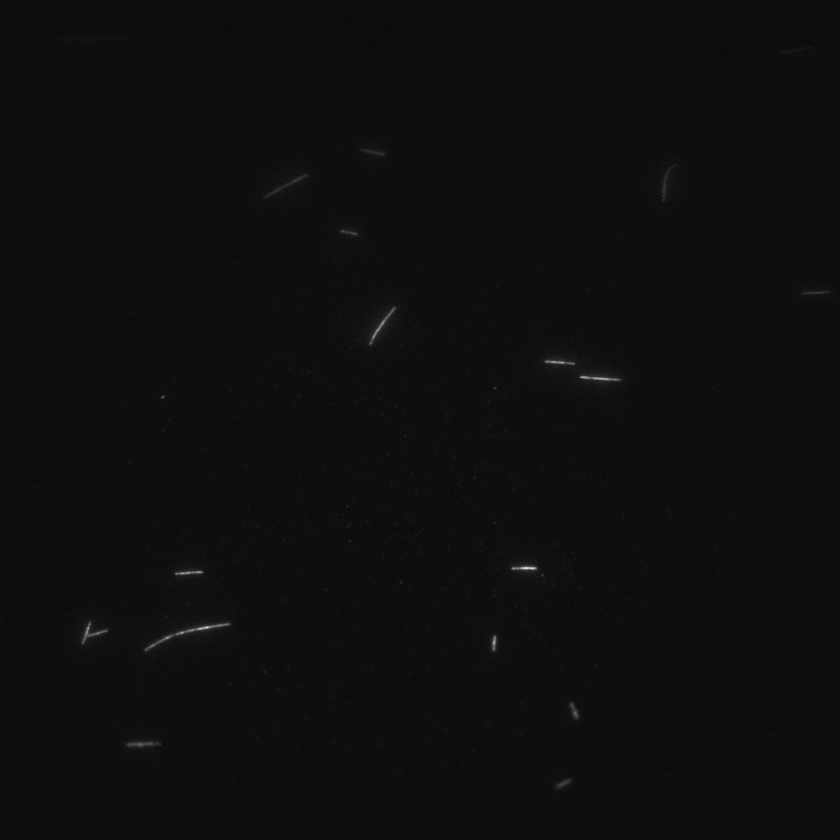
#> input picture Edge_Detection/8bit_tiff_file/Composite_z001_c001.tif, 840 x 840 px, shrunk from 1200 x 1200 before the run, found by its file name; its folder holds only this picture in this run
$ python Sequence_Images_Edge_Detection.py   (older library calls are emulated)
#> lines starting #> are read from the running program, lines starting #| are printed output that depends on the picture; after the words box and inside, x2 and y2 are one past the last pixel; in counts of white or black regions, pixels touching at a corner belong together
import os
os.environ['DISPLAY'] = ':1'
from scipy.spatial import distance as dist
from imutils import perspective
from imutils import contours
from PIL import Image
import numpy as np
import argparse
import imutils
import cv2
from cv2 import drawContours
import matplotlib.pyplot as plt
from scipy import interpolate
from sklearn.tree import DecisionTreeRegressor
from sklearn.linear_model import LinearRegression
import pwlf

array_of_img = [] # this if for store all of the image data
# this function is for read image,the input is directory name
def read_directory(directory):
    # this loop is for read each image in this foder,directory_name is the foder name with images.
#> called with directory = 'Edge_Detection/8bit_tiff_file'
    for filename in os.listdir(r"./"+ directory):
        #print(filename) #just for test
        #img is used to store the image data
        tiff_image = cv2.imread(directory + "/" + filename, cv2.IMREAD_ANYCOLOR | cv2.IMREAD_ANYDEPTH)
#> tiff_image is the input picture: shape (840, 840); min 7, max 229, mean 14.1
        img = cv2.normalize(tiff_image, None, 0, 255, cv2.NORM_MINMAX, dtype=cv2.CV_8U)
        array_of_img.append(img)
        # [4 lines of commented-out code are left out]

read_directory("Edge_Detection/8bit_tiff_file")

# center point
def midpoint(ptA, ptB):
	return ((ptA[0] + ptB[0]) * 0.5, (ptA[1] + ptB[1]) * 0.5)

Length_Micotubulues = []

for image in array_of_img:
    # gray grade
	#gray = cv2.cvtColor(image, cv2.COLOR_BGR2GRAY)

	# bilateral filter
	bilateral = cv2.bilateralFilter(image,3,1,1)

	# median filter
	median = cv2.medianBlur(image,3)
	#cv2.imshow("median", median)

	# gauss filter to denoise
	gauss = cv2.GaussianBlur(image, (5, 5), 0)

	# edge detection
	#median = np.uint8(median)
	edged = cv2.Canny(gauss, 30, 120)
	#cv2.imshow("edge", edged)

	# fill up the gap within objects
	edged = cv2.dilate(edged, None, iterations=1)
	edged = cv2.erode(edged, None, iterations=1)

	#cv2.imshow("edge_filled", edged)

	# find objects
	cnts = cv2.findContours(edged.copy(), cv2.RETR_EXTERNAL, cv2.CHAIN_APPROX_SIMPLE)
	cnts = imutils.grab_contours(cnts)

	#print(len(cnts))
	# order the sequence from left to right of the object
	if len(cnts) > 0:
		cnts = contours.sort_contours(cnts)[0]

	#creating date list for each image
	boxes = []

	tltrX_list = []
	tltrY_list = []
	blbrX_list = []
	blbrY_list = []

	tlblX_list = []
	tlblY_list = []
	trbrX_list = []
	trbrY_list = []

	dA_list = []
	dB_list = []

	#caculate the length
	for c in cnts:
    	# if it's too samll, it might be noise, just ignore it
		if cv2.contourArea(c) < 30:
			continue

		orig = image.copy()
		box = cv2.minAreaRect(c)
		box = cv2.cv.BoxPoints(box) if imutils.is_cv2() else cv2.boxPoints(box)
		box = np.array(box, dtype="int")

		box = perspective.order_points(box)

		boxes.append(box.astype("int"))

		#cv2.drawContours(orig, [box.astype("int")], -1, (0, 255, 0), 2)

		#for (x, y) in box:
			#cv2.circle(orig, (int(x), int(y)), 5, (0, 0, 255), -1)

		(tl, tr, br, bl) = box
		(tltrX, tltrY) = midpoint(tl, tr)
		(blbrX, blbrY) = midpoint(bl, br)

		(tlblX, tlblY) = midpoint(tl, bl)
		(trbrX, trbrY) = midpoint(tr, br)

		tltrX_list.append(tltrX)
		tltrY_list.append(tltrY)
		blbrX_list.append(blbrX)
		blbrY_list.append(blbrY)

		tlblX_list.append(tlblX)
		tlblY_list.append(tlblY)
		trbrX_list.append(trbrX)
		trbrY_list.append(trbrY)

		dA = dist.euclidean((tltrX, tltrY), (blbrX, blbrY))
		dB = dist.euclidean((tlblX, tlblY), (trbrX, trbrY))

		dA_list.append(dA)
		dB_list.append(dB)

	#transfer data type from list to array
	tltrX_list = np.array(tltrX_list)
	tltrY_list = np.array(tltrY_list)
	blbrX_list = np.array(blbrX_list)
	blbrY_list = np.array(blbrY_list)

	tlblX_list = np.array(tlblX_list)
	tlblY_list = np.array(tlblY_list)
	trbrX_list = np.array(trbrX_list)
	trbrY_list = np.array(trbrY_list)

	#the list of length of each Microtubule in each image
	#print(len(dB_list))

	Length_Micotubulues.append(dB_list)

	img = image.copy()
	for i in range(len(tltrX_list)):
		cv2.line(img, (int(tltrX_list[i]), int(tltrY_list[i])), (int(blbrX_list[i]), int(blbrY_list[i])),(255, 0, 255), 2)
		cv2.line(img, (int(tlblX_list[i]), int(tlblY_list[i])), (int(trbrX_list[i]), int(trbrY_list[i])),(255, 0, 255), 2)
		cv2.putText(img, "{:.1f}".format(dA_list[i]), (int(tltrX_list[i] - 15), int(tltrY_list[i] - 10)), cv2.FONT_HERSHEY_SIMPLEX, 0.65, (255, 255, 255), 2)
		cv2.putText(img, "{:.1f}".format(dB_list[i]), (int(trbrX_list[i] + 10), int(trbrY_list[i])), cv2.FONT_HERSHEY_SIMPLEX,0.65, (255, 255, 255), 2)

	cv2.imshow("Image", img)

	img_box = image.copy()
	for k in range(len(boxes)):
		cv2.drawContours(img_box, [boxes[k].astype("int")], -1, (0, 255, 0), 2)

	#cv2.imshow("Image_box", img_box)

	cv2.waitKey(0)
#> this loop made 1 pass
#> pass 1, `edged = cv2.Canny(gauss, 30, 120)`:
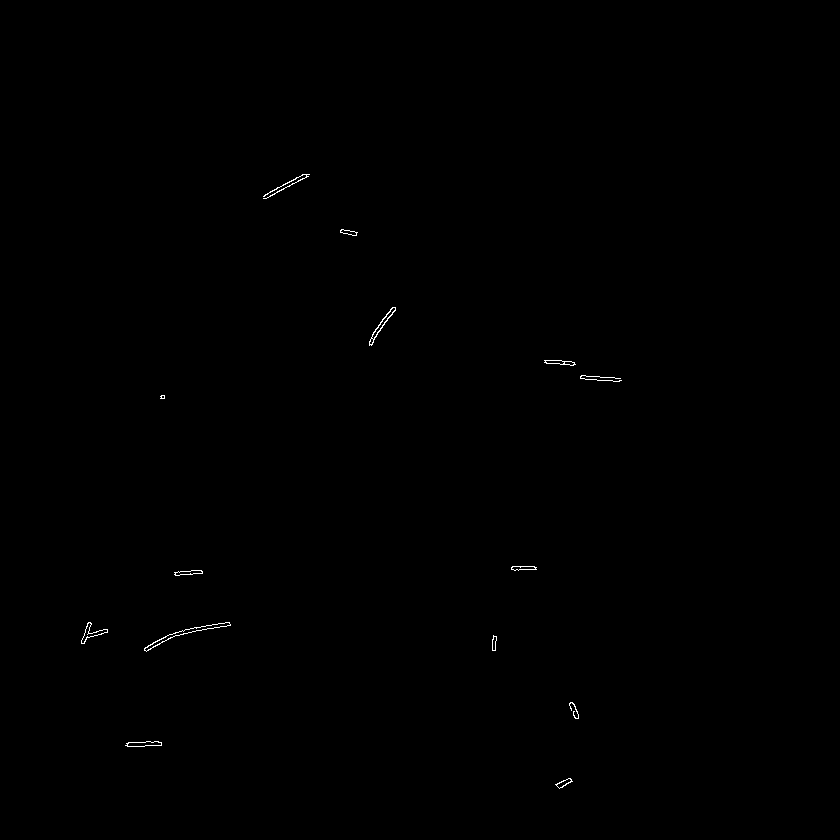
#> edged: shape (840, 840); 0.15% white in thin lines or dots, all inside (x1, y1, x2, y2) = (81, 174, 622, 789)
#> after the loop:
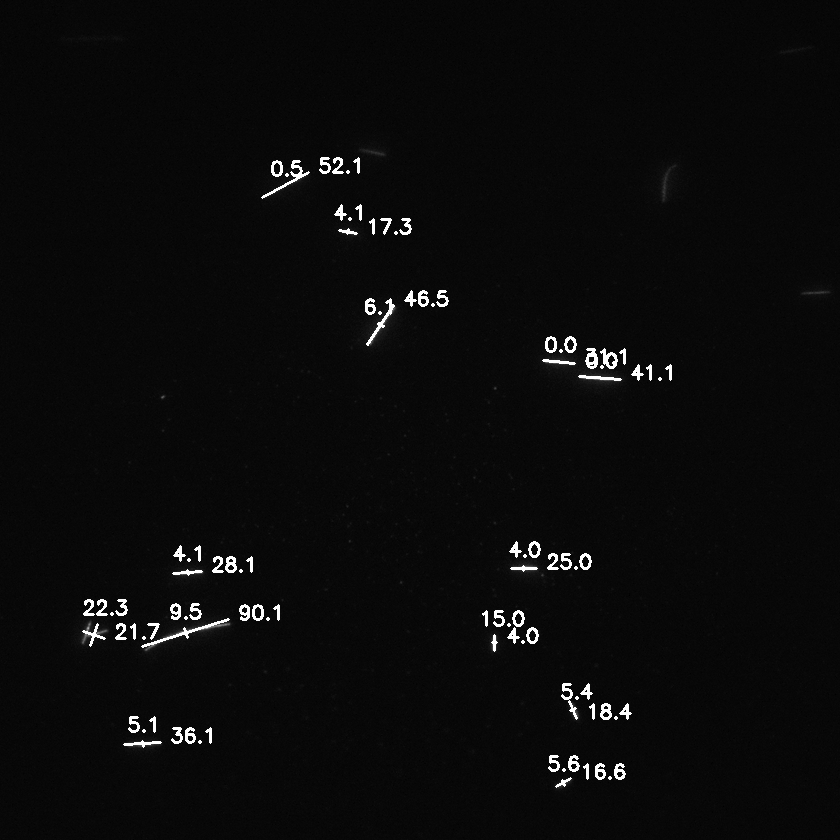
#> img: shape (840, 840); min 0, max 255, mean 10.8
#> after the loop, Length_Micotubulues = [[21.66, 36.06, 90.14, 28.07, 52.12, 17.26, 46.46, 4, 25, 31.14, 16.56, 18.38, 41.11]]

#test of the last one micotubulues for every image
Case_Microtubules = []
for m in Length_Micotubulues:
    Case_Microtubules.append(m[0])
#> after the loop, Case_Microtubules = [21.66]

#scatter plot
x = np.array([np.arange(0,len(Length_Micotubulues))])
#> x = [0]
y = np.array([Case_Microtubules])
#> y = [21.66]

plt.scatter(x, y)
plt.show()
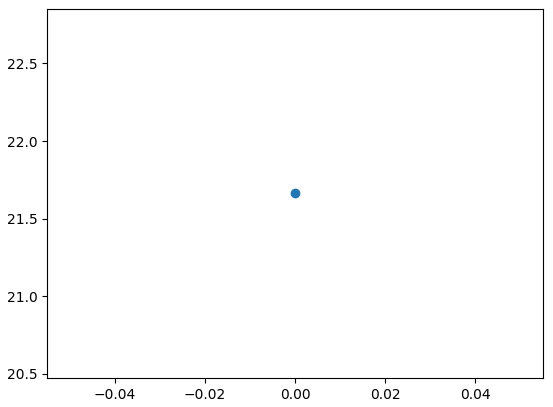
#> figure drawn by matplotlib, 1 panel

#linear regression
x_l = np.array([np.arange(0,len(Length_Micotubulues))])
#> x_l = [0]
y_l = Case_Microtubules
#> y_l = [21.66]

#> (the run stopped early here; a loop or call above may not have finished)

$ run again, on Edge_Detection/8bit_tiff_file/Composite_z001_c002.tif
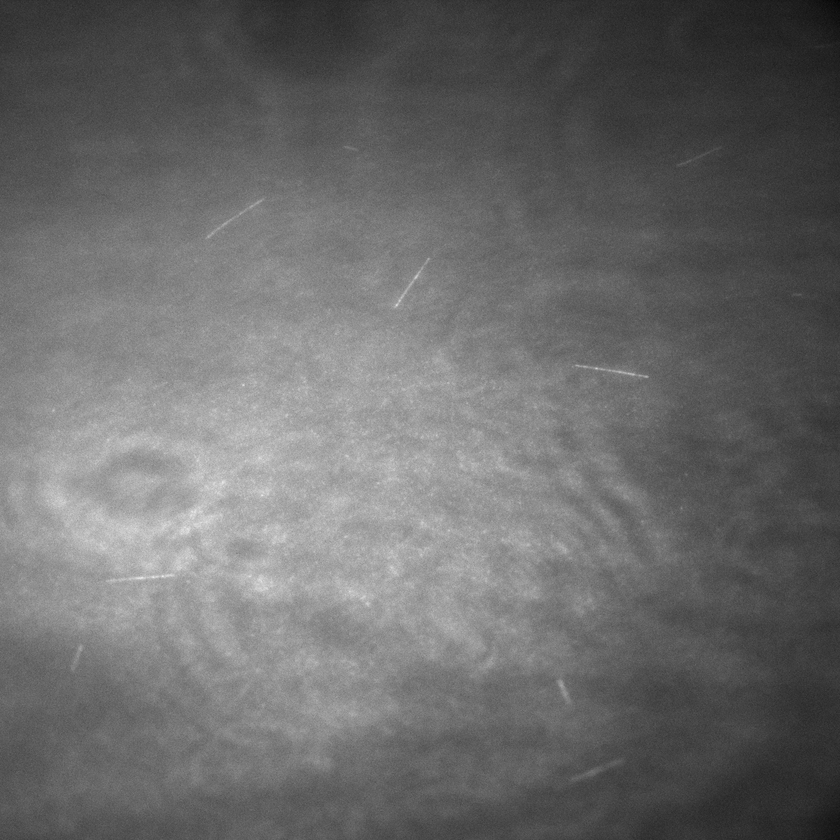
#> input picture Edge_Detection/8bit_tiff_file/Composite_z001_c002.tif, 840 x 840 px, shrunk from 1200 x 1200 before the run, found by its file name
#> in read_directory, tiff_image is the input picture: shape (840, 840); min 3, max 238, mean 106
#> the loop `for image in array_of_img:` made 1 pass
#> (tltrX_list, tltrY_list, blbrX_list, blbrY_list, tlblX_list, tlblY_list, trbrX_list, trbrY_list) on pass 1: ([138.5, 234, 409, 567, 609.5], [574.5, 216.5, 279.5, 689, 367], [139.5, 234, 414, 560, 608.5], [579.5, 216.5, 282.5, 691.5, 372.5], [104.5, 204.5, 394.5, 558.5, 570.5], [580.5, 236.5, 305.5, 678, 364.5], [173.5, 263.5, 428.5, 568.5, 647.5], [573.5, 196.5, 256.5, 702.5, 375])
#> pass 1, `edged = cv2.Canny(gauss, 30, 120)`:
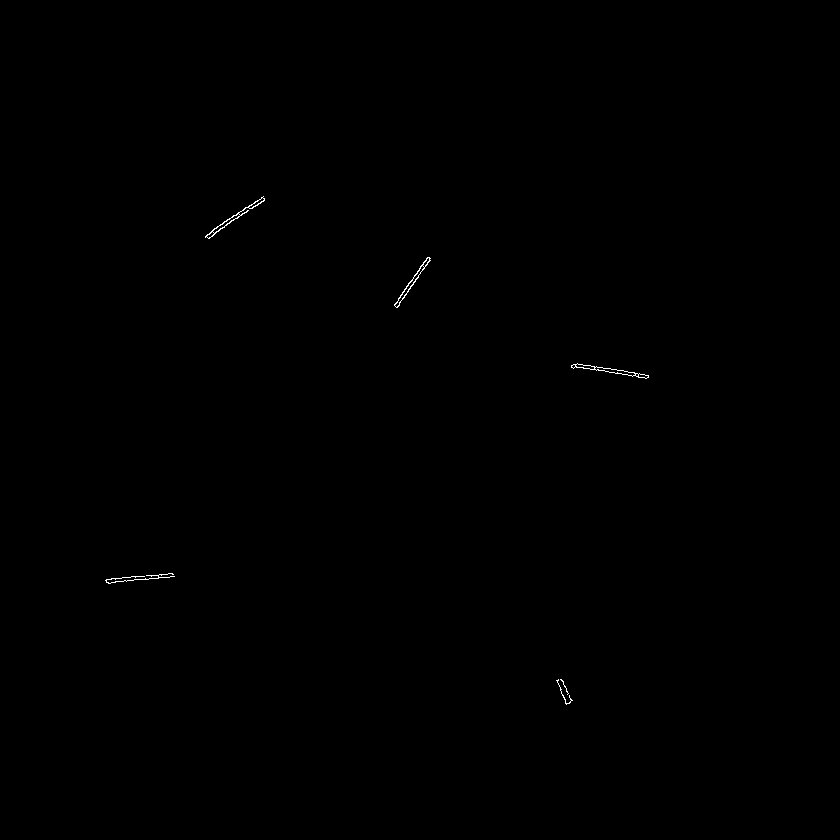
#> edged: shape (840, 840); 0.1% white in thin lines or dots, all inside (x1, y1, x2, y2) = (105, 196, 649, 705)
#> after the loop `for image in array_of_img:`: Length_Micotubulues = [[69.35, 71.28, 59.64, 26.46, 77.71]]
#> the loop `for m in Length_Micotubulues:` made 1 pass
#> after the loop `for m in Length_Micotubulues:`: Case_Microtubules = [69.35]
#> x = [0]
#> y = [69.35]
#> `plt.show()`:
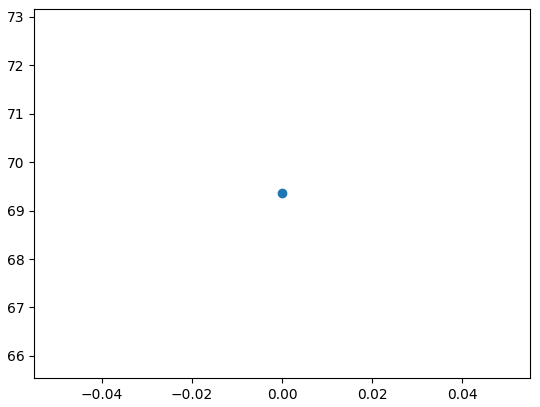
#> figure drawn by matplotlib, 1 panel
#> x_l = [0]
#> y_l = [69.35]
